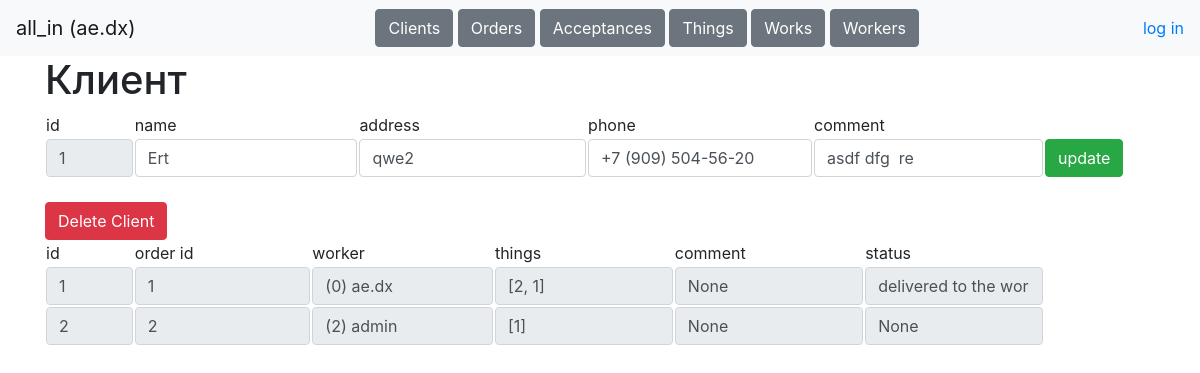
Before: /tables/clients/1 (signed in) with the older database file.
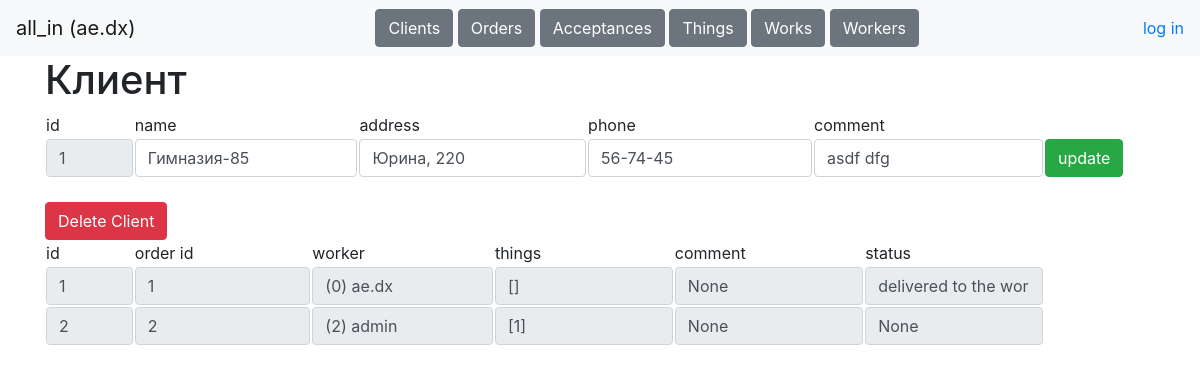
After: the same page with the newer database file.
### data/tables.py (models this page shows)
class Client(db_session.SqlAlchemyBase, SerializerMixin):
    __tablename__ = 'clients'
    id = Column(sqlalchemy.Integer, primary_key=True, autoincrement=True)
    name = Column(sqlalchemy.String, nullable=True)
    address = Column(sqlalchemy.String, nullable=True)
    phone = Column(sqlalchemy.String, nullable=True)
    comment = Column(sqlalchemy.String, nullable=True)

class Acceptance(db_session.SqlAlchemyBase, SerializerMixin):
    __tablename__ = 'acceptances'
    id = Column(sqlalchemy.Integer, primary_key=True, autoincrement=True)
    order_id = Column(sqlalchemy.Integer, sqlalchemy.ForeignKey('orders.id'))
    worker_id = Column(sqlalchemy.Integer, sqlalchemy.ForeignKey('workers.id'))
    things =  Column(sqlalchemy.String, default='[]', nullable=True)
    comment = Column(sqlalchemy.String, nullable=True)
    status =  Column(sqlalchemy.String, nullable=True)
    order = orm.relationship('Order')
    worker = orm.relationship('Worker')

class Order(db_session.SqlAlchemyBase, SerializerMixin):
    __tablename__ = 'orders'
    id = Column(sqlalchemy.Integer, primary_key=True, autoincrement=True)
    client_id = Column(sqlalchemy.Integer, sqlalchemy.ForeignKey('clients.id'))
    create_date = Column(sqlalchemy.DateTime, default=dt.datetime.now())
    comment = Column(sqlalchemy.String, nullable=True)
    status =  Column(sqlalchemy.String, nullable=True)
    client = orm.relationship('Client')

class Worker(db_session.SqlAlchemyBase, SerializerMixin):
    __tablename__ = 'workers'
    id = Column(sqlalchemy.Integer, primary_key=True, autoincrement=True)
    username = Column(sqlalchemy.String, nullable=True)
    name = Column(sqlalchemy.String, nullable=True)
    password = Column(sqlalchemy.String, nullable=True)
    role = Column(sqlalchemy.String, nullable=True)
    phone = Column(sqlalchemy.String, nullable=True)
    comment = Column(sqlalchemy.String, nullable=True)

### main.py (the view)
@app.route('/tables/clients/<int:client_id>', methods=['GET', 'POST'])
def client(client_id):
    username = request.cookies.get('user')
    if not username:
        return redirect('/login')
    user = stuff.get_user(username)
    acceptances = db_session.create_session().query(Acceptance)
    if request.method == 'GET':
        return render_template('client.html', user=user,
                               acceptances=acceptances,
                               client=stuff.get_entry('clients', client_id))
    elif request.method == 'POST':
        stuff.update_entry('clients', request.form)
        return redirect(f'/tables/clients/{client_id}')

### data/db_session.py (called while the page is built)
def create_session() -> Session:
    global __factory
    return __factory()

### stuff.py (called while the page is built)
def get_user(username):
    db_sess = db_session.create_session()
    worker = db_sess.query(Worker).filter(Worker.username == username).first()
    db_sess.close()
    return worker

def get_entry(table, id):
    db_sess = db_session.create_session()
    if table == 'clients':
        return db_sess.query(Client).filter(Client.id == id).first()
    elif table == 'orders':
        entry = db_sess.query(Order).filter(Order.id == id).first()[::]
        entry[1] = db_sess.query(Client).filter(Client.id == entry[1]).first().name
        return entry
    elif table == 'acceptances':
        return db_sess.query(Acceptance).filter(Acceptance.id == id).first()
    elif table == 'things':
        return db_sess.query(Thing).filter(Thing.id == id).first()
    elif table == 'works':
        return db_sess.query(Work).filter(Work.id == id).first()
    elif table == 'workers':
        return db_sess.query(Worker).filter(Worker.id == id).first()
    db_sess.close()

### templates/client.html
{% extends "base.html"%}
{% block content %}
<h1>Клиент</h1>
<form method="post">
<table>
    <tr>
        <td width="8%">id</td>
        <td>name</td>
        <td>address</td>
        <td>phone</td>
        <td>comment</td>
    </tr>
    <tr>
        <td width="8%"><input class="form-control" value="{{client.id}}" name="id" readonly></td>
        <td><input class="form-control" value="{{client.name}}" name="name"></td>
        <td><input class="form-control" value="{{client.address}}" name="address"></td>
        <td><input class="form-control" value="{{client.phone}}" name="phone"></td>
        <td><input class="form-control" value="{{client.comment}}" name="comment"></td>
        <td width="10%"><button type="submit" class="btn btn-success">update</button></td>
    </tr>
</table>
</form><br>
{% if user.role == 'all_in' %}
<a class="btn btn-danger" href="/tables/clients/{{client.id}}/delete" role="button">Delete Client</a><br>
{% endif %}
<table>
    <tr>
        <td width="8%">id</td>
        <td>order id</td>
        <td>worker</td>
        <td>things</td>
        <td>comment</td>
        <td>status</td>
        <td width="10%"></td>
    </tr>
    {% for item in acceptances %}
    <tr>
        <td width="8%"><a href="/tables/acceptances/{{item.id}}"><input class="form-control" value="{{item.id}}" readonly></a></td>
        <td><input class="form-control" value="{{item.order.id}}" readonly></td>
        <td><input class="form-control" value="({{item.worker.id}}) {{item.worker.name}}" readonly></td>
        <td><input class="form-control" value="{{item.things}}" readonly></td>
        <td><input class="form-control" value="{{item.comment}}" readonly></td>
        <td><input class="form-control" value="{{item.status}}" readonly></td>
    </tr>
    {% endfor %}
</table>
{% endblock %}

Changed rows visible on the page:
changed Client id 1: name "Ert" → "Гимназия-85"; address "qwe2" → "Юрина, 220"; phone "+7 (909) 504-56-20" → "56-74-45"; comment "asdf dfg re" → "asdf dfg"
changed Acceptance "delivered to the worker": things "[2, 1]" → "[]"
